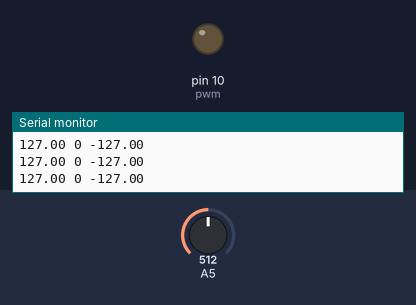
The sketch below on a simulated Arduino Uno, built with avr-gcc and run on an emulated ATmega328P. On the bench: output pins drawn as LEDs (lit = HIGH), the last lines printed to the serial monitor. The test bench sets the inputs (shaded band); at power-on: A5 = 512.

Above: at 1.2 s.
1.3 s: A5 set to 0
At 1.8 s:
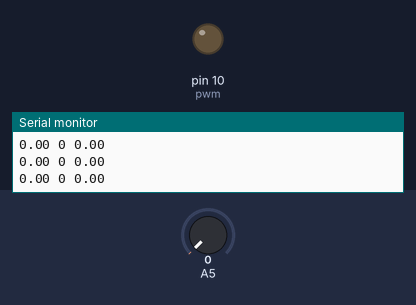
2.8 s: A5 set to 3
4.3 s: A5 set to 6
7.3 s: A5 set to 510
At 8.4 s:
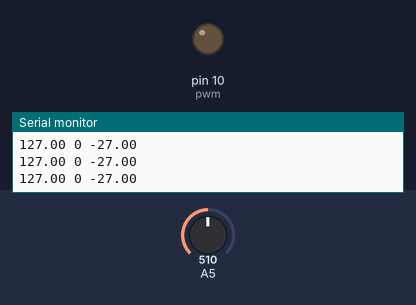
8.8 s: A5 set to 418
10.3 s: A5 set to 401
At 10.5 s:
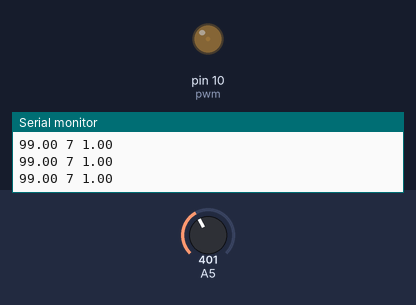
Timing chart, 0 to 14.3 s (numbered marks = the images above; inputs shaded):
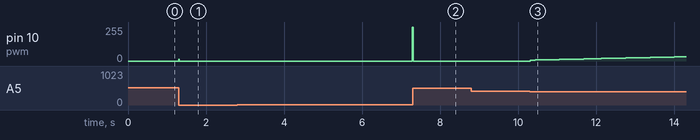

The sketch:

PID_control_Mohammad_Fallahpour_4.ino
```cpp
#include <PID_v1.h>
double Setpoint, Input, Output , error;
double Kp=7, Ki=100, Kd=0.0001;
int pwm=10;
int sensor=5;
int duty;
int i;
const int sampleRate = 1; // Variable that determines how fast our PID loop runs
PID myPID(&Input, &Output, &Setpoint, Kp, Ki, Kd, DIRECT);
void setup()
{
 int Setpoint=100;
 i = 0;
 duty=127;
 Serial.begin(9600);
 pinMode(pwm,OUTPUT);
 pinMode(sensor,INPUT);
 myPID.SetMode(AUTOMATIC); //Turn on the PID loop
myPID.SetSampleTime(sampleRate); //Sets the sample rate
}
void loop()
{


 if( i>= 500)
 {
   if (Setpoint == 100)
   {
   Setpoint = 180;
   }
   else{
     Setpoint = 100;
   }
   i=0;
 }


Input=analogRead(A5);
Input=map(Input,0,1023,0,255);
error=Setpoint-Input;
myPID.Compute(); //Run the PID loop
duty=Output;
analogWrite(pwm,duty);
Serial.print(Input);
Serial.print(" ");
Serial.print(duty);
Serial.print(" ");
Serial.println(error);

i ++;


}
```

Measured:
- after the input at 1.3 s, pin 10 (pwm): 0/255 → 12/255 at once, → 0/255 0.01 s later
- after the input at 7.3 s, pin 10 (pwm): 255/255 → 0/255 at once
- after the input at 10.3 s, pin 10 (pwm): moves from 0/255 to 32/255 over 3.9 s, starting at once
